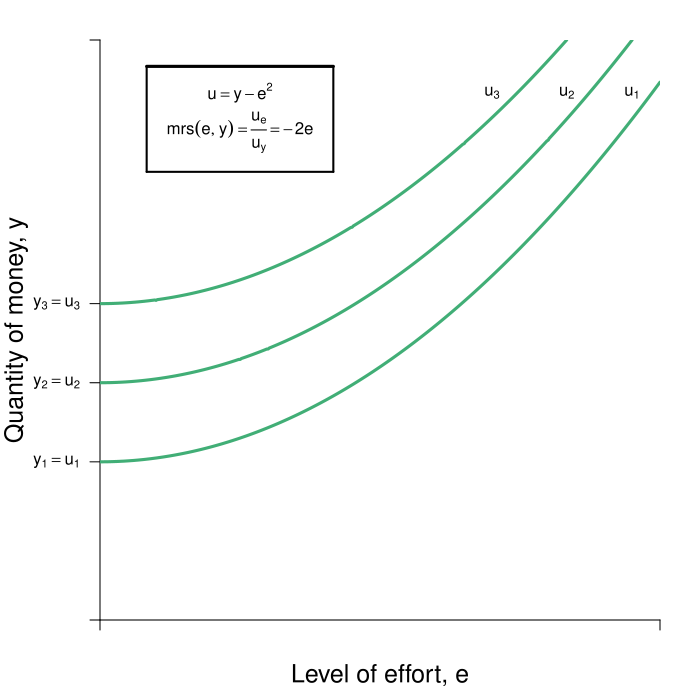

Reproduce this figure in R.
require(shape)
pdf(file = "indmarketdemand/effort_bad.pdf", width = 7, height = 7)

#Set parameters for graphics
axislabelsize <- 1.5
labelsize <- 1.2
graphlinewidth <- 3
segmentlinewidth <- 2

COL <- c("#7fc97f", "#beaed4", "#fdc086", "#ffff99", "#386cb0", "#f0027f", "#bf5b17", "#666666")
COLA <- c("#99d8c9","#66c2a4","#41ae76", "#238b45", "#005824")
COLB <- c("#4eb3d3", "#2b8cbe", "#0868ac","#084081")

#Edited the margins to cater for the larger LHS labels
par(mar =  c(4, 5, 2, 2))

mrsA <- function(x, rmax = 10, xmax = 20) {
  rmax - (rmax/xmax)*x
}


uA <- function(x, y, slope = -1) {
  y + slope*x^2
}

indiffA1 <- function(x, uA = 10, slope = -1) {
  uA + slope*x^2
}


bcA <- function(x, m = 180, p = 2) {
  m - p*x
}


xlims <- c(0, 12)
ylims <- c(0, 220)

npts <- 501 
x <- seq(xlims[1], xlims[2], length.out = npts)
y <- seq(ylims[1], ylims[2], length.out = npts) 
a <- c(60, 90, 120)

plot(0, 0, xlim = xlims, ylim = ylims, type = "n",
     xlab = expression(paste("")),
     ylab = expression(paste("")), 
     xaxt = "n", 
     yaxt = "n", 
     cex.lab = axislabelsize, 
     bty = "n",
     xaxs="i", 
     yaxs="i")

# ticksy <- seq(from = 0, to = ylims[2], by = 2)
# ylabels <- seq(from = 0, to = ylims[2], by = 2)
# ticksx <- seq(from = 0, to = xlims[2], by = 2)
# xlabels <- seq(from = 0, to = xlims[2], by = 2)
ticksy <- c(0, a[1], a[2], a[3], ylims[2])
ylabels <- c(NA, expression(paste(y[1] == u[1])), expression(paste(y[2] == u[2])), expression(paste(y[3] == u[3])), NA)
ticksx <- c(0, xlims[2])
xlabels <- c(NA, NA)

axis(1, at = ticksx, pos = 0, labels = xlabels)
axis(2, at = ticksy, pos = 0, labels = ylabels, las = 1)

npts <- 500 
xx1 <- seq(xlims[1], xlims[2], length.out = npts)

#lines(xx1, bcA(xx1, m = 140, p = 7), col = COLB[3], lwd = graphlinewidth)
#lines(xx1, indiffA1(xx1, uA = 20, rmax = 2.5, xmax = 10), col = COLB[4], lwd = graphlinewidth)



mtext(expression(paste("Level of effort, ", e)), side=1, line = 2.5, cex = axislabelsize)
text(-1.8, 0.5*ylims[2], expression(paste("Quantity of money, ", y)), xpd = TRUE, cex = axislabelsize, srt = 90) 

#segments(4.11765, 6.17647, 5.88, 8.88, lty = 1, col = COL[2] , lwd = graphlinewidth)
#text(7.3, 3, expression("Pareto Efficient"))
#text(7.3, 2.5, expression("Curve"))
#Arrows(7.3, 3.5, 7.3, 6.1, col = "black", lty = 1, lwd = 2, arr.type = "triangle", arr.lwd = 0.5)

#Label the iso-welfare functions for the HG, Aisha
text(8.4, 200, expression(u[3]))
text(10, 200, expression(u[2]))
text(11.4, 200, expression(u[1]))
#text(6.6, 8.3, expression(u[4]^A))

#Label the indifference curves for the HG, Betty
# text(7.6, 17, expression(u[1]^B))
# text(6.75, 17, expression(u[2]^B))
# text(6, 17, expression(u[3]^B))
#text(3.4, 6.9, expression(v[4]^B))

#Label mrs function
#text(10, 8, expression(paste(mrs(x,y) == r[max] - frac(r[max], x[max])*x)))
#Arrows(10, 7.5, 10, 5.6, col = "black", lty = 1, lwd = 2, arr.type = "triangle", arr.lwd = 0.5)

#Label satiation
#text(20, 4, expression(paste(x[max] == "Point")))
#text(20, 3, expression(paste("of Satiation")))
#Arrows(20, 2.5, 20, 0.5, col = "black", lty = 1, lwd = 2, arr.type = "triangle", arr.lwd = 0.5)

#Label highest willingness to pay
# text(5, 10.5, expression(paste(r[max] == "Maximum")))
# text(5, 9.5, expression(paste("Willingness to Pay")))
# Arrows(3, 10, 0.5, 10, col = "black", lty = 1, lwd = 2, arr.type = "triangle", arr.lwd = 0.5)


contour(x, y, 
        outer(x, y, uA),
        drawlabels = FALSE,
        col = COLA[3],
        #xlab = expression(paste("A's Apples, ", x)),
        #ylab = expression(paste("A's Oranges, ", y)),
        #cex.lab = axislabelsize,
        lwd = graphlinewidth,
        levels = a, 
        xaxs="i", 
        yaxs="i", 
        add = TRUE)

# segments(0, 98, 6, 98, lty = 2, col = "gray" , lwd = segmentlinewidth)
# segments(6, 0, 6, 98, lty = 2, col = "gray" , lwd = segmentlinewidth)
# points(6, 98, pch = 16, col = "black", cex = 1.5)
# 
# text(6.1, 6.5, expression(i))

# 
# points(1.1, 10.9, pch = 16, col = "black", cex = 1.5)
# points(10.9, 1.1, pch = 16, col = "black", cex = 1.5)
# text(1.2, 11.4, expression(a))
# text(11, 1.6, expression(b))

#segments(4.11765, 6.17647, 5.88, 8.88, lty = 1, col = COL[2] , lwd = graphlinewidth)
# text(2, 3, expression(paste("Budget constraint, ", bc[1])))
# Arrows(3.5, 3, 8.5, 3, col = "black", lty = 1, lwd = 2, arr.type = "triangle", arr.lwd = 0.5)

#text(10, 13, expression(paste("Budget constraint, ", bc[1])))
# Arrows(10, 12.7, 10, 2.5, col = "black", lty = 1, lwd = 2, arr.type = "triangle", arr.lwd = 0.5)

text(3, 200, expression(paste(u == y - e^2)))
text(3, 185, expression(paste(mrs(e,y) == frac(u[e],u[y]), phantom() == -2*e)))

#Frame around u function
segments(1, 170, 1, 210, lty = 1, col = "black", lwd = segmentlinewidth)
segments(5, 170, 5, 210, lty = 1, col = "black", lwd = segmentlinewidth)
segments(1, 170, 5, 170, lty = 1, col = "black", lwd = segmentlinewidth)
segments(1, 210, 5, 210, lty = 1, col = "black", lwd = graphlinewidth)


dev.off()
